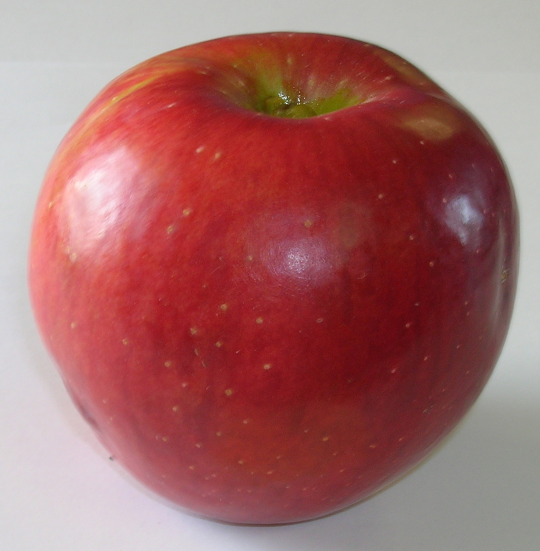
#> input picture tutors/images/apple.jpg, 1080 x 1102 px, given in place of the camera (shown at 1/2 size)
$ jupyter execute --allow-errors object_detection_4.ipynb   (older library calls are emulated)   (text cells are left out)
#> lines starting #> are read from the running program, lines starting #| are printed output that depends on the picture; after the words box and inside, x2 and y2 are one past the last pixel; in counts of white or black regions, pixels touching at a corner belong together
[cell 1]
import numpy as np
import cv2

import matplotlib.pyplot as plt

[cell 2]
def nothing(x):
    pass

cap = cv2.VideoCapture(0)
cv2.namedWindow('Tracking')
cv2.createTrackbar('LH', 'Tracking', 0, 255, nothing)
cv2.createTrackbar('LS', 'Tracking', 0, 255, nothing)
cv2.createTrackbar('LV', 'Tracking', 0, 255, nothing)
cv2.createTrackbar('UH', 'Tracking', 255, 255, nothing)
cv2.createTrackbar('US', 'Tracking', 255, 255, nothing)
cv2.createTrackbar('UV', 'Tracking', 255, 255, nothing)

while True:
    # img = cv2.imread('smarties.jpg')
    _, img = cap.read()
#> img is the input picture: shape (1102, 1080, 3); mean B, G, R 105, 105.3, 163.8
    hsv = cv2.cvtColor(img, cv2.COLOR_BGR2HSV)
#> hsv: shape (1102, 1080, 3); mean H, S, V 92.9, 109.8, 164.4

    l_h = cv2.getTrackbarPos('LH', 'Tracking')
    u_h = cv2.getTrackbarPos('UH', 'Tracking')
    l_s = cv2.getTrackbarPos('LS', 'Tracking')
    u_s = cv2.getTrackbarPos('US', 'Tracking')
    l_v = cv2.getTrackbarPos('LV', 'Tracking')
    u_v = cv2.getTrackbarPos('UV', 'Tracking')

    l_b = np.array([l_h, l_s, l_v,])
    u_b = np.array([u_h, u_s, u_v])

    mask = cv2.inRange(hsv, l_b, u_b)
#> mask: shape (1102, 1080); every value is 255
    res = cv2.bitwise_and(img, img, mask=mask)

    cv2.imshow('smarties', res)
    #cv2.imshow('smarties', img)

    k = cv2.waitKey(1)
#> (key Esc is pressed here)
    if k == 27:
        break

cap.release()
cv2.destroyAllWindows()

[cell 3]
grad = cv2.imread('gradient.jpg', 0)
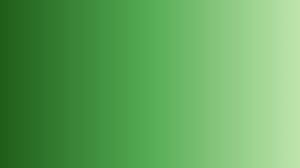
#> input picture tutors/gradient.jpg, 300 x 168 px
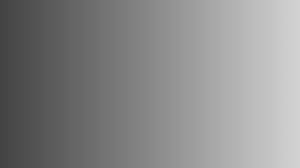
#> grad: shape (168, 300); min 67, max 210, mean 137.4

_, th1 = cv2.threshold(grad, 127, 255, cv2.THRESH_BINARY)
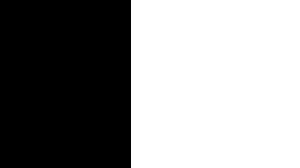
#> th1: shape (168, 300); 56.3% white; 1 black region, box (x1, y1, x2, y2) and area: (0, 0, 131, 168) 22008
_, th2 = cv2.threshold(grad, 127, 255, cv2.THRESH_BINARY_INV)
_, th3 = cv2.threshold(grad, 127, 255, cv2.THRESH_TRUNC)
_, th4 = cv2.threshold(grad, 127, 255, cv2.THRESH_TOZERO)
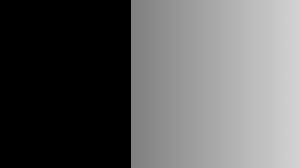
#> th4: shape (168, 300); min 0, max 210, mean 95

cv2.imshow('gradient', grad)
cv2.imshow('th1', th1)
cv2.imshow('th2', th2)
cv2.imshow('th3', th3)
cv2.imshow('th4', th4)

cv2.waitKey(0)
cv2.destroyAllWindows()

[cell 4]
sudo = cv2.imread('sudoku.jpg', 0)
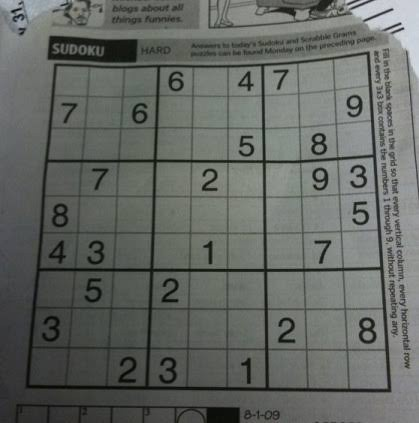
#> input picture tutors/sudoku.jpg, 419 x 423 px
#> sudo: shape (423, 419); min 2, max 218, mean 101.8

_, th1 = cv2.threshold(sudo, 100, 255, cv2.THRESH_BINARY)
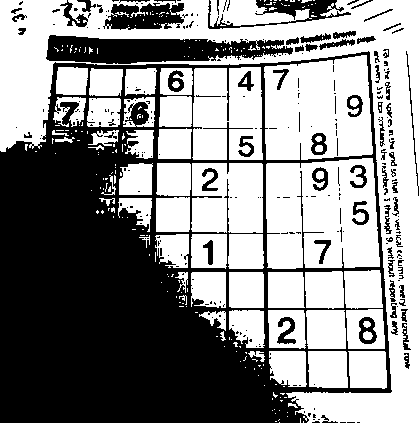
#> th1: shape (423, 419); 54.8% white; 274 black regions (196 under 20 px), largest, box (x1, y1, x2, y2) and area: (0, 51, 392, 423) 65763, (46, 35, 293, 64) 4818, (103, 3, 184, 30) 1509
th2 = cv2.adaptiveThreshold(sudo, 255, cv2.ADAPTIVE_THRESH_MEAN_C, cv2.THRESH_BINARY, 11, 2)
#> th2: shape (423, 419); 73.5% white; 1588 black regions (1365 under 20 px), largest, box (x1, y1, x2, y2) and area: (25, 51, 392, 393) 18746, (208, 0, 376, 29) 1539, (47, 35, 138, 62) 1395
th3 = cv2.adaptiveThreshold(sudo, 255, cv2.ADAPTIVE_THRESH_GAUSSIAN_C, cv2.THRESH_BINARY, 41, 8)
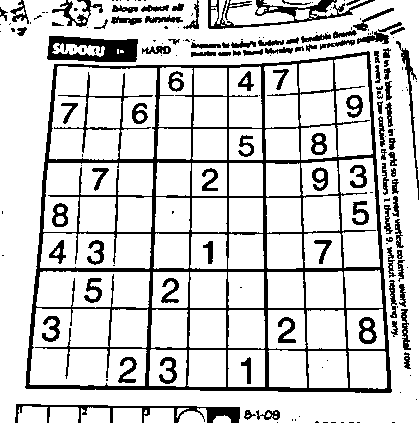
#> th3: shape (423, 419); 81.7% white; 184 black regions (86 under 20 px), largest, box (x1, y1, x2, y2) and area: (25, 51, 392, 393) 16679, (47, 36, 138, 62) 1565, (208, 0, 375, 29) 1258
cv2.imshow('sudoku', th3)

cv2.waitKey(0)
cv2.destroyAllWindows()

[cell 5]
img = cv2.imread('smarties.jpg', 0)
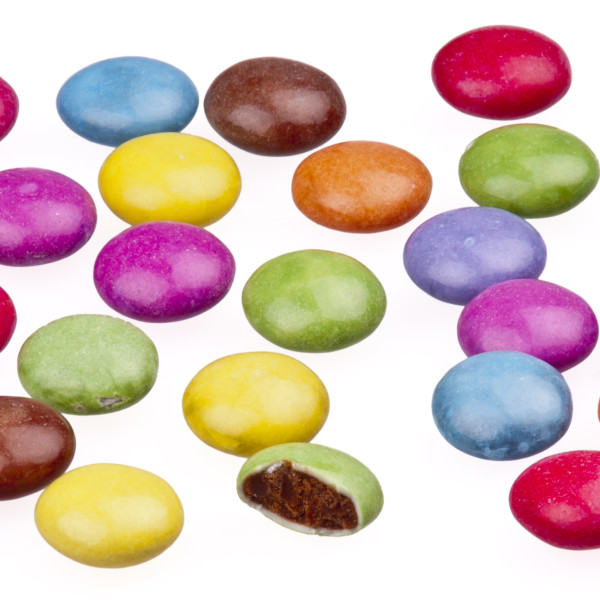
#> input picture tutors/smarties.jpg, 600 x 600 px
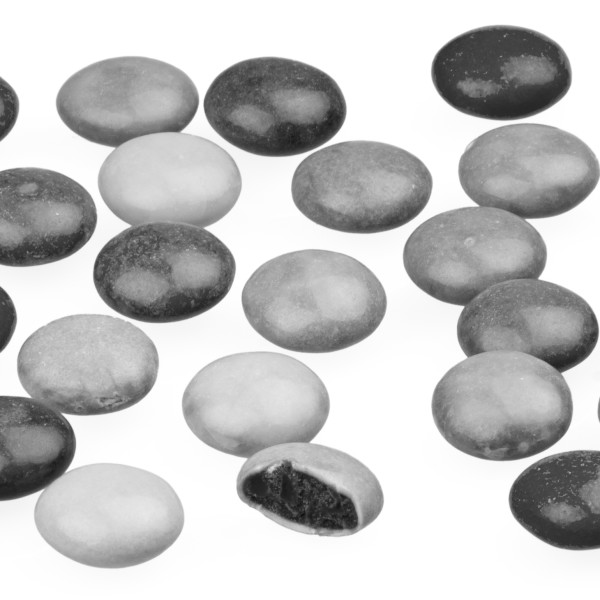
#> img: shape (600, 600); min 14, max 255, mean 195.3

_, th1 = cv2.threshold(img, 210, 255, cv2.THRESH_BINARY_INV)
#> th1: shape (600, 600); 48.1% white; 52 white regions (37 under 20 px), largest, box (x1, y1, x2, y2) and area: (403, 123, 600, 461) 42664, (56, 56, 242, 323) 28622, (0, 314, 184, 569) 23200
kernel = np.ones((5, 5), np.uint8)
dilation = cv2.dilate(th1, kernel, iterations=2)
#> dilation: shape (600, 600); 57.5% white; 10 black regions (1 under 20 px), largest, box (x1, y1, x2, y2) and area: (0, 153, 600, 600) 82635, (0, 0, 600, 213) 50052, (0, 208, 120, 392) 5083
erosion = cv2.erode(th1, kernel, iterations=1)
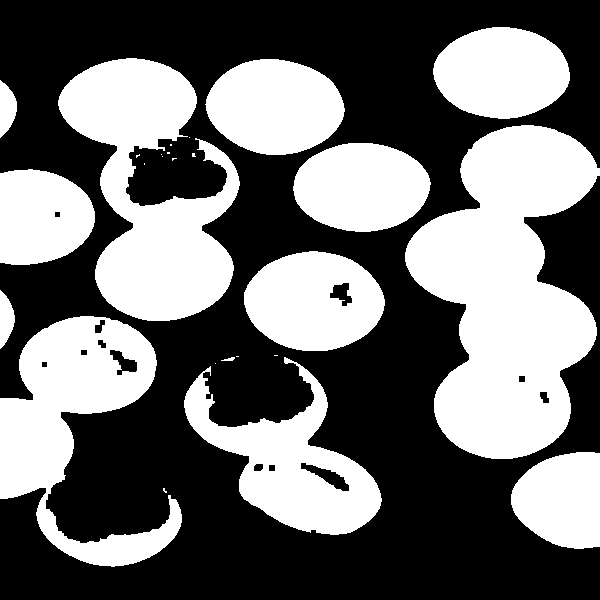
#> erosion: shape (600, 600); 43% white; 26 white regions (13 under 20 px), largest, box (x1, y1, x2, y2) and area: (405, 125, 600, 459) 39833, (58, 58, 240, 321) 24989, (0, 316, 182, 567) 19994

cv2.imshow('Image', th1)
cv2.imshow('Dilation', dilation)
cv2.imshow('Erosion', erosion)

cv2.waitKey(0)
cv2.destroyAllWindows()
